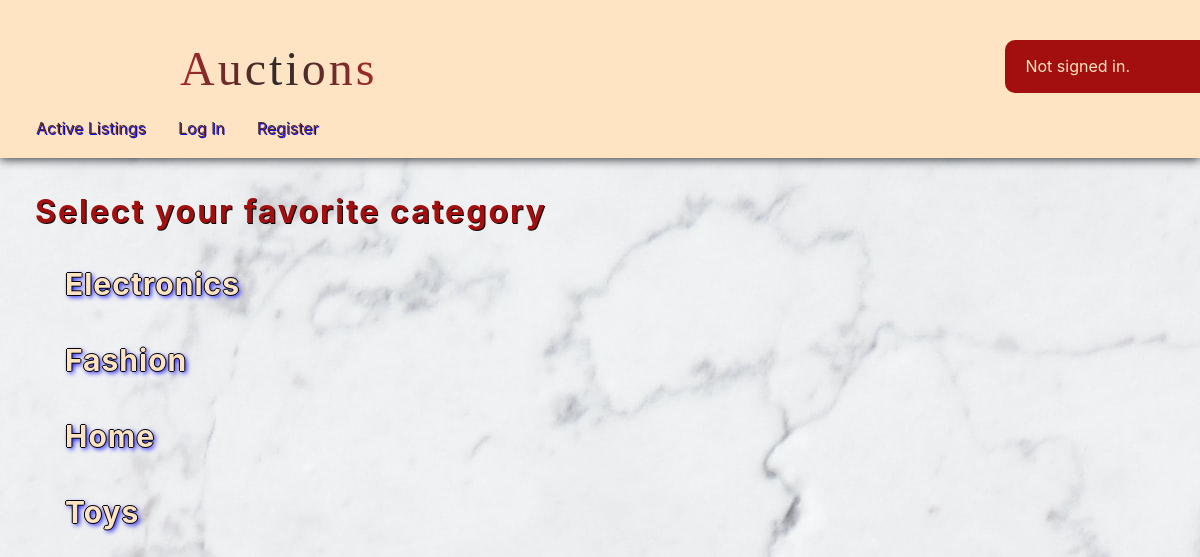
The page /categories on the database its author committed.
### auctions/models.py (models this page shows, shortened)
class Category(models.Model):
    category = models.CharField(max_length=32)
    class Meta:
        ordering = ["category"]

### auctions/views.py (the view)
# urls.py: path("categories", views.categories, name="categories"),
def categories(request):
    user = request.user
    count = util.watchlist_count(user)
    categories = Category.objects.all()
    return render(request, "auctions/categories.html", {
        "count": count,
        "categories": categories
    })

### auctions/util.py (called while the page is built, shortened)
def watchlist_count(user):
    user_check = User.objects.filter(username=user)
    return None

### auctions/templates/auctions/categories.html (shortened to what this page needs)
{% extends "auctions/layout.html" %} {% block body %}
<div class="sub-body">
  <h2>Select your favorite category</h2>
  {% for category in categories %}
  <div class="category">
    <a href="category/{{ category.id }}">
      <h3>{{ category.category }}</h3>
    </a>
  </div>
  {% endfor %} {% endblock %}

### auctions/static/auctions/styles.css (style rules this page uses)
body { background: url("bg.jpg") repeat right top; background-attachment: fixed; }
a { text-decoration: none; }
h2 { color: rgb(163, 15, 15); margin-bottom: 15px; font-weight: bold; display: inline-block; text-shadow: 1px 1px black; letter-spacing: 2px; }
h3 { display: inline-block; margin-bottom: 20px; font-size: 30px; font-weight: bold; color: bisque; text-shadow: -1px 0px black, 1px 0px black, 0px 1px black, 0px -1px black, 2px 2px 5px blue; transition: font-size 1s; transition-timing-function: ease-out; text-decoration: none; letter-spacing: 1px; }
.sub-body { padding: 35px; position: relative; z-index: 0; }
.category { margin: 20px 30px; }

### rows shown on the page
Category: category "Electronics"
Category: category "Fashion"
Category: category "Home"
Category: category "Toys"
